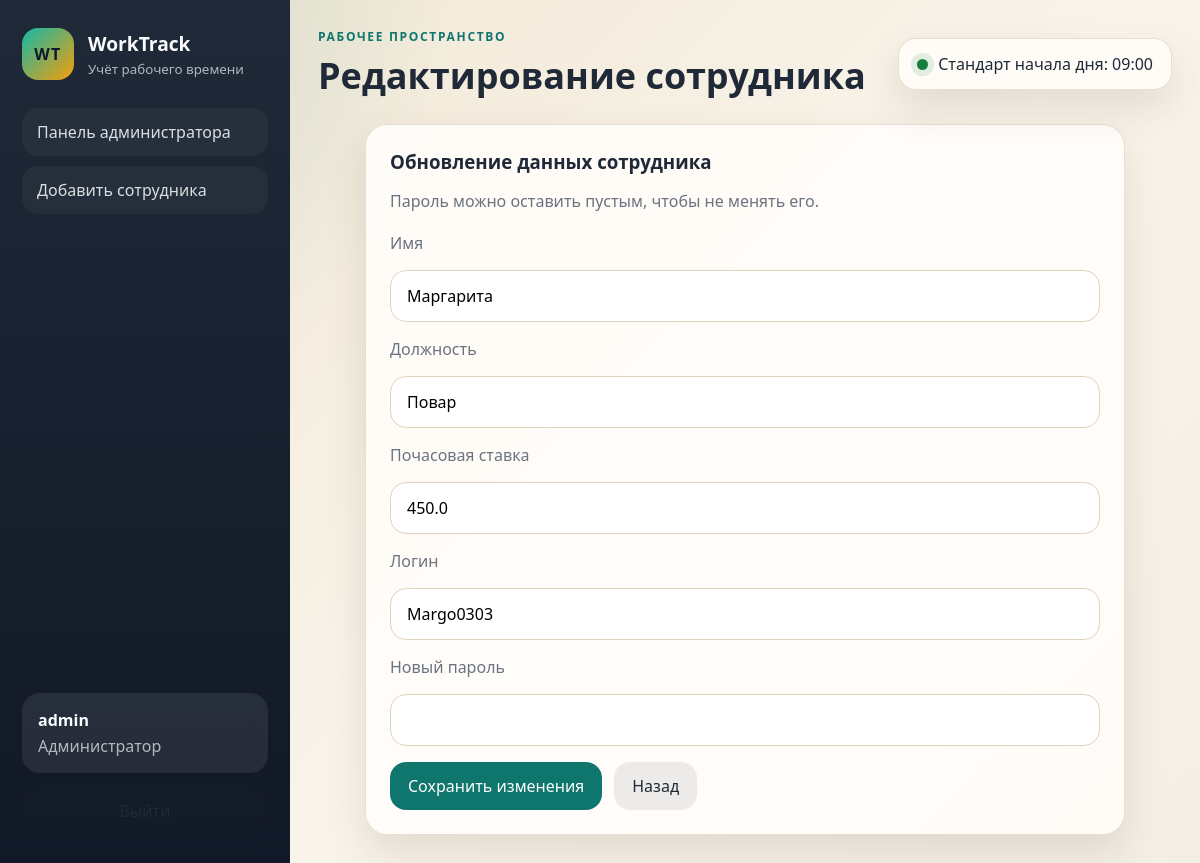
/admin/employees/5/edit (signed in), run on the app's committed database.
### tables this page shows
CREATE TABLE users (
    id INTEGER PRIMARY KEY AUTOINCREMENT,
    username TEXT NOT NULL UNIQUE,
    password_hash TEXT NOT NULL,
    role TEXT NOT NULL CHECK (role IN ('admin', 'employee')),
    created_at TEXT NOT NULL DEFAULT CURRENT_TIMESTAMP
);

CREATE TABLE employees (
    id INTEGER PRIMARY KEY AUTOINCREMENT,
    user_id INTEGER NOT NULL UNIQUE,
    full_name TEXT NOT NULL,
    position TEXT NOT NULL,
    hourly_rate REAL NOT NULL DEFAULT 0,
    created_at TEXT NOT NULL DEFAULT CURRENT_TIMESTAMP,
    FOREIGN KEY (user_id) REFERENCES users (id) ON DELETE CASCADE
);

### app.py (the view, shortened to what this page needs)
@app.route("/admin/employees/<int:employee_id>/edit", methods=("GET", "POST"))
@admin_required
def edit_employee(employee_id: int):
    employee = get_employee(employee_id)
    if employee is None:
        flash("Сотрудник не найден.", "danger")
        return redirect(url_for("admin_dashboard"))
    return render_template("admin/employee_form.html", employee=employee)

### app.py (called while the page is built)
def get_db() -> sqlite3.Connection:
    if "db" not in g:
        connection = sqlite3.connect(app.config["DATABASE"])
        connection.row_factory = sqlite3.Row
        connection.execute("PRAGMA foreign_keys = ON")
        g.db = connection
    return g.db

def query_one(query: str, params: tuple[Any, ...] = ()) -> sqlite3.Row | None:
    return get_db().execute(query, params).fetchone()

def login_required(view):
    @wraps(view)
    def wrapped_view(**kwargs):
        if g.user is None:
            flash("Сначала войдите в систему.", "warning")
            return redirect(url_for("login"))
        return view(**kwargs)
    return wrapped_view

def admin_required(view):
    @wraps(view)
    @login_required
    def wrapped_view(**kwargs):
        if g.user["role"] != "admin":
            flash("Доступ разрешён только администратору.", "danger")
            return redirect(url_for("employee_dashboard"))
        return view(**kwargs)
    return wrapped_view

@app.before_request
def load_logged_in_user() -> None:
    user_id = session.get("user_id")
    g.user = None
    if user_id is not None:
        g.user = query_one("SELECT * FROM users WHERE id = ?", (user_id,))

@app.context_processor
def inject_globals() -> dict[str, Any]:
    return {
        "current_user": g.user,
        "standard_start_time": STANDARD_START_TIME.strftime("%H:%M"),
    }

def get_employee(employee_id: int) -> sqlite3.Row | None:
    return query_one(
        """
        SELECT e.*, u.username, u.role
        FROM employees e
        JOIN users u ON u.id = e.user_id
        WHERE e.id = ?
        """,
        (employee_id,),
    )

### templates/admin/employee_form.html (shortened to what this page needs)
{% extends "base.html" %}
{% block page_title %}{{ 'Редактирование сотрудника' if employee else 'Новый сотрудник' }}{% endblock %}
{% block content %}
<section class="panel form-panel narrow-panel">
    <div class="panel-heading">
        <h3>{{ 'Обновление данных сотрудника' if employee else 'Создание аккаунта сотрудника' }}</h3>
        <p class="muted">
            {{ 'Пароль можно оставить пустым, чтобы не менять его.' if employee else 'После сохранения сотрудник сможет войти под своим логином.' }}
        </p>
    </div>
    <form class="form-grid" method="post">
        <label class="field">
            <span>Имя</span>
            <input type="text" name="full_name" value="{{ employee.full_name if employee else '' }}" required>
        </label>
        <label class="field">
            <span>Должность</span>
            <input type="text" name="position" value="{{ employee.position if employee else '' }}" required>
        </label>
        <label class="field">
            <span>Почасовая ставка</span>
            <input type="number" step="0.01" min="0" name="hourly_rate" value="{{ employee.hourly_rate if employee else 0 }}" required>
        </label>
        <label class="field">
            <span>Логин</span>
            <input type="text" name="username" value="{{ employee.username if employee else '' }}" required>
        </label>
        <label class="field">
            <span>{{ 'Новый пароль' if employee else 'Пароль' }}</span>
            <input type="password" name="password" {% if not employee %}required minlength="4" {% endif %}>
        </label>
        <div class="form-actions">
            <button class="button button-primary" type="submit">{{ 'Сохранить изменения' if employee else 'Создать сотрудника' }}</button>
            <a class="button button-ghost" href="{{ url_for('admin_dashboard') }}">Назад</a>
        </div>
    </form>
</section>
{% endblock %}

### templates/base.html (shortened to what this page needs)
<!doctype html>
<html lang="ru">
<head>
    <link rel="stylesheet" href="{{ url_for('static', filename='css/styles.css') }}">
</head>
<body>
    <div class="app-shell">
        <aside class="sidebar">
            <div>
                <a class="brand" href="{{ url_for('index') }}">
                    <span class="brand-badge">WT</span>
                    <div>
                        <strong>WorkTrack</strong>
                        <small>Учёт рабочего времени</small>
                    </div>
                </a>
                <nav class="nav">
                    {% if current_user %}
                    {% if current_user.role == 'admin' %}
                    <a href="{{ url_for('admin_dashboard') }}" class="nav-link">Панель администратора</a>
                    <a href="{{ url_for('create_employee') }}" class="nav-link">Добавить сотрудника</a>
                    {% else %}
                    <a href="{{ url_for('employee_dashboard') }}" class="nav-link">Мой кабинет</a>
                    {% endif %}
                    {% else %}
                    <a href="{{ url_for('login') }}" class="nav-link">Вход</a>
                    <a href="{{ url_for('register') }}" class="nav-link">Регистрация</a>
                    {% endif %}
                </nav>
            </div>
            <div class="sidebar-footer">
                {% if current_user %}
                <div class="user-pill">
                    <strong>{{ current_user.username }}</strong>
                    <span>{{ 'Администратор' if current_user.role == 'admin' else 'Сотрудник' }}</span>
                </div>
                <a class="button button-ghost button-full" href="{{ url_for('logout') }}">Выйти</a>
                {% else %}
                <p class="muted">Войдите, чтобы вести учёт часов и смотреть статистику.</p>
                {% endif %}
            </div>
        </aside>
        <main class="content">
            <header class="topbar">
                <div>
                    <p class="eyebrow">Рабочее пространство</p>
                    <h1>{% block page_title %}Система учёта рабочего времени{% endblock %}</h1>
                </div>
                <div class="status-card">
                    <span class="status-dot"></span>
                    <span>Стандарт начала дня: {{ standard_start_time }}</span>
                </div>
            </header>
            {% block content %}{% endblock %}
        </main>
    </div>
</body>
</html>

### static/css/styles.css (style rules this page uses)
:root { --bg: #f4efe6; --surface: #fffdfa; --sidebar: #1f2937; --text: #1f2937; --muted: #6b7280; --border: #dfd3bf; --accent: #0f766e; --warning: #b45309; --success: #15803d; --danger: #b91c1c; --shadow: 0 18px 40px rgba(59, 42, 19, 0.12); --radius: 22px; }
* { box-sizing: border-box; }
body { margin: 0; font-family: "Trebuchet MS", "Segoe UI", sans-serif; color: var(--text); background: radial-gradient(circle at top left, rgba(15, 118, 110, 0.18), transparent 30%), linear-gradient(135deg, #efe5d0 0%, #f9f4eb 55%, #f4efe6 100%); min-height: 100vh; }
a { color: inherit; text-decoration: none; }
button, input, select { font: inherit; }
.app-shell { display: grid; grid-template-columns: 290px 1fr; min-height: 100vh; }
.sidebar { display: flex; flex-direction: column; justify-content: space-between; padding: 28px 22px; background: linear-gradient(180deg, var(--sidebar) 0%, #111827 100%); color: #f8fafc; }
.brand { display: flex; gap: 14px; align-items: center; margin-bottom: 28px; }
.brand strong { display: block; font-size: 1.2rem; }
.brand small, .sidebar .muted, .sidebar .user-pill span { color: rgba(248, 250, 252, 0.68); }
.brand-badge { width: 52px; height: 52px; display: grid; place-items: center; border-radius: 16px; background: linear-gradient(135deg, #14b8a6, #f59e0b); color: #0f172a; font-weight: 800; letter-spacing: 0.08em; }
.nav { display: grid; gap: 10px; }
.nav-link { padding: 13px 15px; border-radius: 16px; color: rgba(248, 250, 252, 0.86); background: rgba(255, 255, 255, 0.04); transition: background 0.2s ease, transform 0.2s ease; }
.sidebar-footer { display: grid; gap: 14px; }
.user-pill { display: grid; gap: 4px; padding: 16px; border-radius: 18px; background: rgba(255, 255, 255, 0.08); }
.content { padding: 28px; }
.topbar { display: flex; justify-content: space-between; gap: 20px; align-items: center; margin-bottom: 24px; }
.topbar h1 { margin: 6px 0 0; font-size: clamp(1.7rem, 3vw, 2.6rem); }
.eyebrow { margin: 0; text-transform: uppercase; letter-spacing: 0.14em; font-size: 0.75rem; color: var(--accent); font-weight: 700; }
.status-card, .panel, .hero-card, .stat-card, .flash { border: 1px solid rgba(223, 211, 191, 0.72); box-shadow: var(--shadow); }
.status-card { display: inline-flex; align-items: center; gap: 10px; padding: 14px 18px; border-radius: 18px; background: rgba(255, 253, 250, 0.9); }
.status-dot { width: 11px; height: 11px; border-radius: 50%; background: var(--success); box-shadow: 0 0 0 6px rgba(21, 128, 61, 0.12); }
.panel, .hero-card { background: rgba(255, 253, 250, 0.92); border-radius: var(--radius); padding: 24px; }
.panel-heading { margin-bottom: 20px; }
.panel-heading h3, .hero-card h2 { margin: 0 0 8px; }
.field, .filters, .form-grid, .action-stack, .profile-block, .today-summary { display: grid; gap: 16px; }
.field span, .label, .muted { color: var(--muted); }
.field input, .field select { width: 100%; padding: 14px 16px; border-radius: 16px; border: 1px solid var(--border); background: #fff; outline: none; transition: border-color 0.2s ease, box-shadow 0.2s ease; }
.form-panel { margin: 0 auto; }
.narrow-panel { max-width: 760px; }
.form-actions, .actions { display: flex; gap: 12px; flex-wrap: wrap; }
.button { display: inline-flex; align-items: center; justify-content: center; gap: 10px; padding: 13px 18px; border: none; border-radius: 16px; cursor: pointer; transition: transform 0.2s ease; }
.button-primary { background: var(--accent); color: #fff; }
.button-ghost { background: rgba(31, 41, 55, 0.08); color: var(--text); }
.button-full { width: 100%; }

### data on the page
users: username "admin", role "Администратор"
employees: full_name "Маргарита", position "Повар", hourly_rate "450.0"
users: username "Margo0303"

### other printed values
{{ 'Редактирование сотрудника' if employee else 'Новый сотрудник' }} "Редактирование сотрудника"
{{ standard_start_time }} "09:00"
{{ 'Новый пароль' if employee else 'Пароль' }} "Новый пароль"
{{ 'Сохранить изменения' if employee else 'Создать сотрудника' }} "Сохранить изменения"
